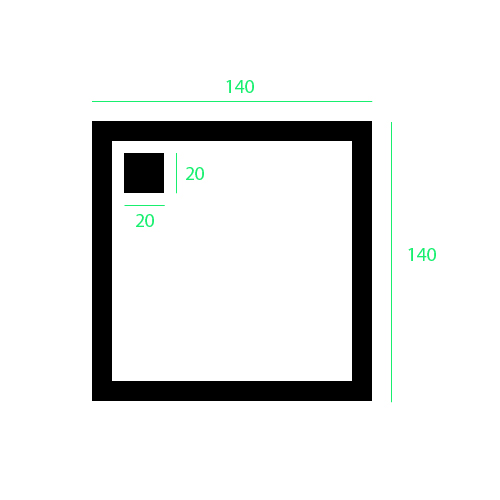
#> input picture Alemeno Frontend Assignment Marker Images/Alemeno Frontend Assignment Marker Images/Marker1-Measurements.jpg, 500 x 500 px
$ python -i test_detection_v2.py   (imports and definitions only)
#> lines starting #> are read from the running program, lines starting #| are printed output that depends on the picture; after the words box and inside, x2 and y2 are one past the last pixel; in counts of white or black regions, pixels touching at a corner belong together
import cv2
import numpy as np
import os
import time

BASE_DIR = r"c:\Users\parra\Downloads\assignment\Alemeno Frontend Assignment Marker Images\Alemeno Frontend Assignment Marker Images"
OUTPUT_DIR = r"c:\Users\parra\Downloads\assignment\test_results"
OUTPUT_SIZE = 300


def order_points(pts):
    rect = np.zeros((4, 2), dtype="float32")
    s = pts.sum(axis=1)
    rect[0] = pts[np.argmin(s)]
    rect[2] = pts[np.argmax(s)]
    diff = np.diff(pts, axis=1)
    rect[1] = pts[np.argmin(diff)]
    rect[3] = pts[np.argmax(diff)]
    return rect


def extract_square_candidates(image_path):
    img = cv2.imread(image_path)
#> img is the input picture: shape (500, 500, 3); mean B, G, R 231.5, 232.1, 231.2
    if img is None:
        return []

    gray = cv2.cvtColor(img, cv2.COLOR_BGR2GRAY)
    candidates = []

    for block_size in [11, 21, 31]:
        thresh = cv2.adaptiveThreshold(
            gray, 255, cv2.ADAPTIVE_THRESH_GAUSSIAN_C, cv2.THRESH_BINARY_INV, block_size, 2
        )

        thresh_variants = [thresh]
        for ksize in [15, 25, 35]:
            kernel = cv2.getStructuringElement(cv2.MORPH_RECT, (ksize, ksize))
            closed = cv2.morphologyEx(thresh, cv2.MORPH_CLOSE, kernel)
            thresh_variants.append(closed)

        for t in thresh_variants:
            for mode in [cv2.RETR_EXTERNAL, cv2.RETR_TREE]:
                contours, _ = cv2.findContours(t, mode, cv2.CHAIN_APPROX_SIMPLE)

                for cnt in contours:
                    peri = cv2.arcLength(cnt, True)
                    approx = cv2.approxPolyDP(cnt, 0.02 * peri, True)

                    if len(approx) == 4:
                        x, y, w, h = cv2.boundingRect(approx)
                        aspect_ratio = float(w) / h
                        area = cv2.contourArea(cnt)
                        if 0.85 <= aspect_ratio <= 1.15 and area > 2000:
                            pts = np.float32([approx[i][0] for i in range(4)])
                            rect = order_points(pts)
                            dst = np.float32(
                                [[0, 0], [OUTPUT_SIZE, 0], [OUTPUT_SIZE, OUTPUT_SIZE], [0, OUTPUT_SIZE]]
                            )
                            M = cv2.getPerspectiveTransform(rect, dst)
                            warped = cv2.warpPerspective(img, M, (OUTPUT_SIZE, OUTPUT_SIZE))
                            candidates.append((warped, area))
#> this loop made 3 passes
#> pass 1, in extract_square_candidates, `thresh = cv2.adaptiveThreshold( gray, 255, cv2.ADAPTIVE_THRESH_GAUSSIA..`:
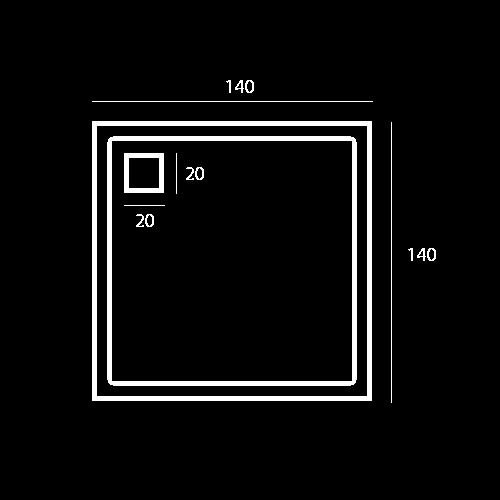
#> thresh: shape (500, 500); 4.9% white; 17 white regions, largest, box (x1, y1, x2, y2) and area: (92, 121, 372, 401) 5500, (107, 136, 357, 386) 4844, (124, 153, 164, 193) 700
#> pass 2, in extract_square_candidates, `thresh = cv2.adaptiveThreshold( gray, 255, cv2.ADAPTIVE_THRESH_GAUSSIA..`:
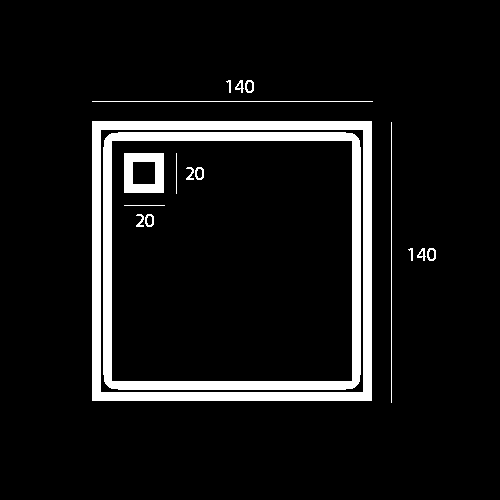
#> thresh: shape (500, 500); 8.3% white; 17 white regions, largest, box (x1, y1, x2, y2) and area: (92, 121, 372, 401) 9756, (103, 132, 361, 390) 8756, (124, 153, 164, 193) 1116
#> pass 3, in extract_square_candidates, `thresh = cv2.adaptiveThreshold( gray, 255, cv2.ADAPTIVE_THRESH_GAUSSIA..`:
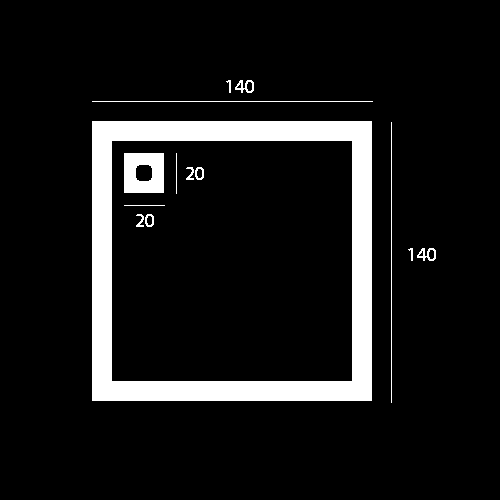
#> thresh: shape (500, 500); 9.3% white; 14 white regions, largest, box (x1, y1, x2, y2) and area: (92, 121, 372, 401) 20800, (124, 153, 164, 193) 1364, (92, 101, 373, 102) 281
#> after the loop:
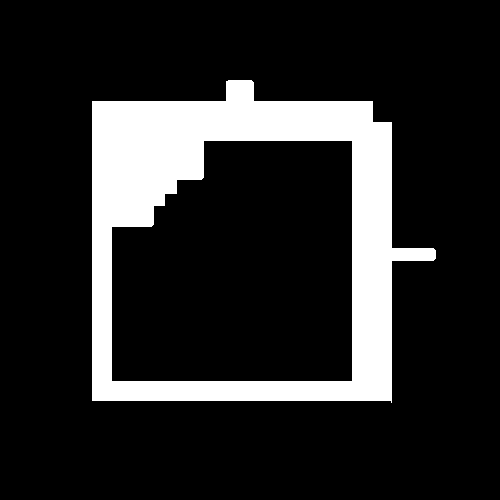
#> t: shape (500, 500); 15.7% white; 1 white region, box (x1, y1, x2, y2) and area: (92, 80, 436, 403) 39162
#> after the loop, candidates = 19 items

    seen = set()
    unique = []
    for warped, area in candidates:
        key = int(area)
        if key not in seen:
            seen.add(key)
            unique.append((warped, area))
#> this loop made 19 passes
#> (area, key) on passes 1 to 12: (77841, 77841), (77841, 77841), (73439, 73439), (61953, 61953), (58079, 58079), (77841, 77841), (77841, 77841), (77841, 77841), (77841, 77841), (69167, 69167), (65857, 65857), (58079, 58079)
#> after the loop, seen = 6 items; unique = 6 items

    unique.sort(key=lambda x: x[1], reverse=True)
    return unique


def validate_marker1(warped):
    """
    Marker 1: 140x140 square with solid black border on all 4 sides.
    Small 20x20 orientation square in exactly ONE corner.

    The orientation square should be ~14% of the marker side (20/140).
    Incorrect markers have the square in the center or much too large.
    """
    gray = cv2.cvtColor(warped, cv2.COLOR_BGR2GRAY)
    _, thresh = cv2.threshold(gray, 127, 255, cv2.THRESH_BINARY_INV)

    border = OUTPUT_SIZE // 7
    interior = thresh[border:OUTPUT_SIZE - border, border:OUTPUT_SIZE - border]
    ih, iw = interior.shape

    corner_size = ih // 4
    corners = [
        interior[0:corner_size, 0:corner_size],
        interior[0:corner_size, iw - corner_size:iw],
        interior[ih - corner_size:ih, iw - corner_size:iw],
        interior[ih - corner_size:ih, 0:corner_size],
    ]

    corner_fills = [np.mean(c) / 255.0 for c in corners]

    filled_corners = sum(1 for f in corner_fills if f > 0.25)
    if filled_corners != 1:
        return False, -1

    max_corner = np.argmax(corner_fills)
    if corner_fills[max_corner] < 0.25:
        return False, -1

    empty_corners = [i for i in range(4) if i != max_corner]
    for i in empty_corners:
        if corner_fills[i] > 0.12:
            return False, -1

    if corner_fills[max_corner] > 0.85:
        return False, -1

    small_corner = corner_size // 2
    corner_coords = [
        (0, 0),
        (0, iw - small_corner),
        (ih - small_corner, iw - small_corner),
        (ih - small_corner, 0),
    ]
    r, c = corner_coords[max_corner]
    tight_corner = interior[r:r + small_corner, c:c + small_corner]
    tight_fill = np.mean(tight_corner) / 255.0
    if tight_fill < 0.4:
        return False, -1

    has_solid_border = True
    edge_strip = OUTPUT_SIZE // 15
    top_border = thresh[0:edge_strip, :]
    bottom_border = thresh[OUTPUT_SIZE - edge_strip:OUTPUT_SIZE, :]
    left_border = thresh[:, 0:edge_strip]
    right_border = thresh[:, OUTPUT_SIZE - edge_strip:OUTPUT_SIZE]

    border_fills = [
        np.mean(top_border) / 255.0,
        np.mean(right_border) / 255.0,
        np.mean(bottom_border) / 255.0,
        np.mean(left_border) / 255.0,
    ]
    for bf in border_fills:
        if bf < 0.5:
            has_solid_border = False
            break

    if not has_solid_border:
        return False, -1

    return True, max_corner


# [66 lines left out: function validate_marker2, not called in this run]


def correct_orientation_m1(warped, corner_idx):
    rotations = {
        0: None,
        1: cv2.ROTATE_90_COUNTERCLOCKWISE,
        2: cv2.ROTATE_180,
        3: cv2.ROTATE_90_CLOCKWISE,
    }
    r = rotations.get(corner_idx)
    return cv2.rotate(warped, r) if r is not None else warped


# [9 lines left out: function correct_orientation_m2, not called in this run]


def detect_marker(image_path, marker_type=1):
    candidates = extract_square_candidates(image_path)
#> candidates = 6 items
    if not candidates:
        return None

    for warped, area in candidates:
        if marker_type == 1:
            valid, orient = validate_marker1(warped)
            if valid:
                return correct_orientation_m1(warped, orient), orient
        else:
            valid, orient = validate_marker2(warped)
            if valid:
                return correct_orientation_m2(warped, orient), orient
#> this loop made 1 pass
#> (area, border in validate_marker1, ih in validate_marker1, iw in validate_marker1, corner_size in validate_marker1, corner_fills in validate_marker1, filled_corners in validate_marker1, max_corner in validate_marker1) on pass 1: (77841, 42, 216, 216, 54, [0.42, 0, 0, 0], 1, 0)
#> pass 1, in validate_marker1, `gray = cv2.cvtColor(warped, cv2.COLOR_BGR2GRAY)`:
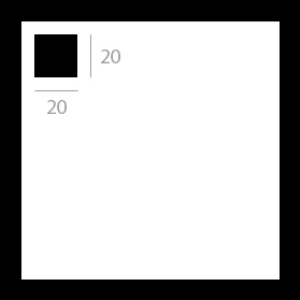
#> gray: shape (300, 300); min 0, max 255, mean 183.1
#> pass 1, in validate_marker1, `_, thresh = cv2.threshold(gray, 127, 255, cv2.THRESH_BINARY_INV)`:
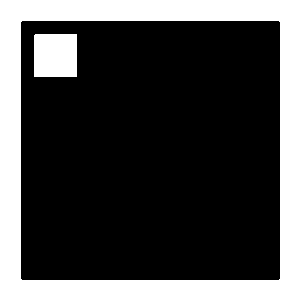
#> thresh: shape (300, 300); 27.5% white; 2 white regions, box (x1, y1, x2, y2) and area: (0, 0, 300, 300) 22923, (34, 34, 77, 77) 1848
#> pass 1, in validate_marker1, `interior = thresh[border:OUTPUT_SIZE - border, border:OUTPUT_SIZE - bo..`:
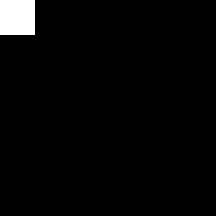
#> interior: shape (216, 216); 2.6% white; 1 white region, box (x1, y1, x2, y2) and area: (0, 0, 35, 35) 1225

    return None


# [82 lines left out: function run_tests, not called in this run]


# [2 lines not run here, left out]

>>> result = detect_marker('Alemeno Frontend Assignment Marker Images/Alemeno Frontend Assignment Marker Images/Marker1-Measurements.jpg')
